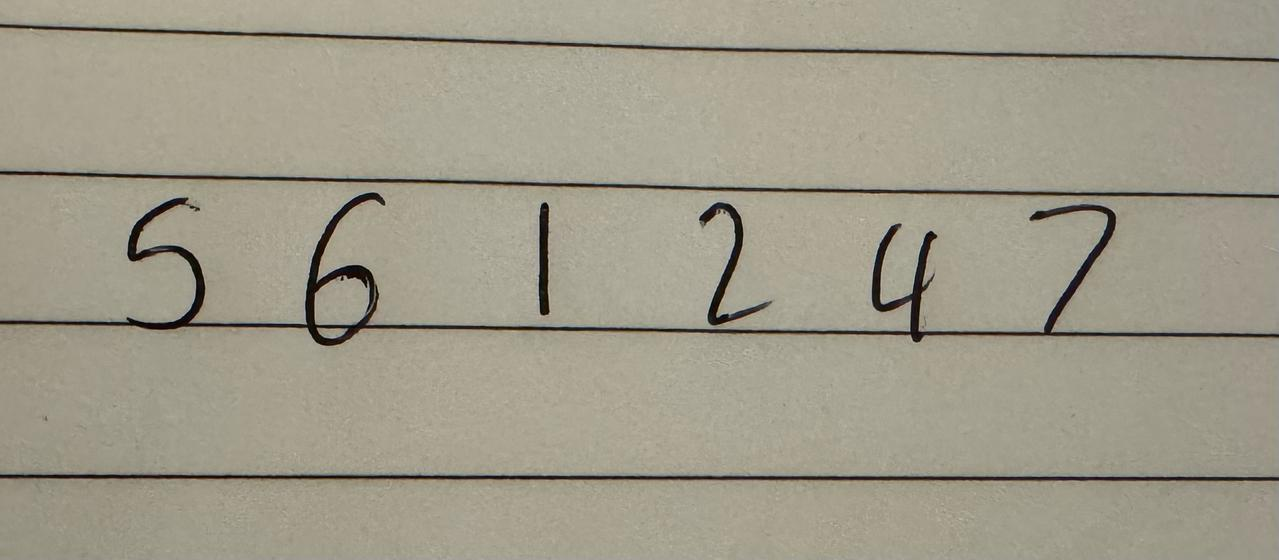
#> input picture images/digits.jpg, 1279 x 560 px
$ python -i image_processing.py   (imports and definitions only)
#> lines starting #> are read from the running program, lines starting #| are printed output that depends on the picture
#> further down, picture is the input picture: shape (560, 1279, 3); mean B, G, R 138, 154.7, 159.7
import cv2
import matplotlib.pyplot as plt
import math
import numpy as np

# [29 lines left out: functions get_image, threshold_image, not called in this run]

def remove_lines(image, kernel_size = (40, 1), show = True):

#> called with kernel_size = (40, 1), show = True
    horizontal_kernel = cv2.getStructuringElement(cv2.MORPH_RECT, kernel_size)

    detected_lines = cv2.morphologyEx(image, cv2.MORPH_OPEN, horizontal_kernel, iterations=2)
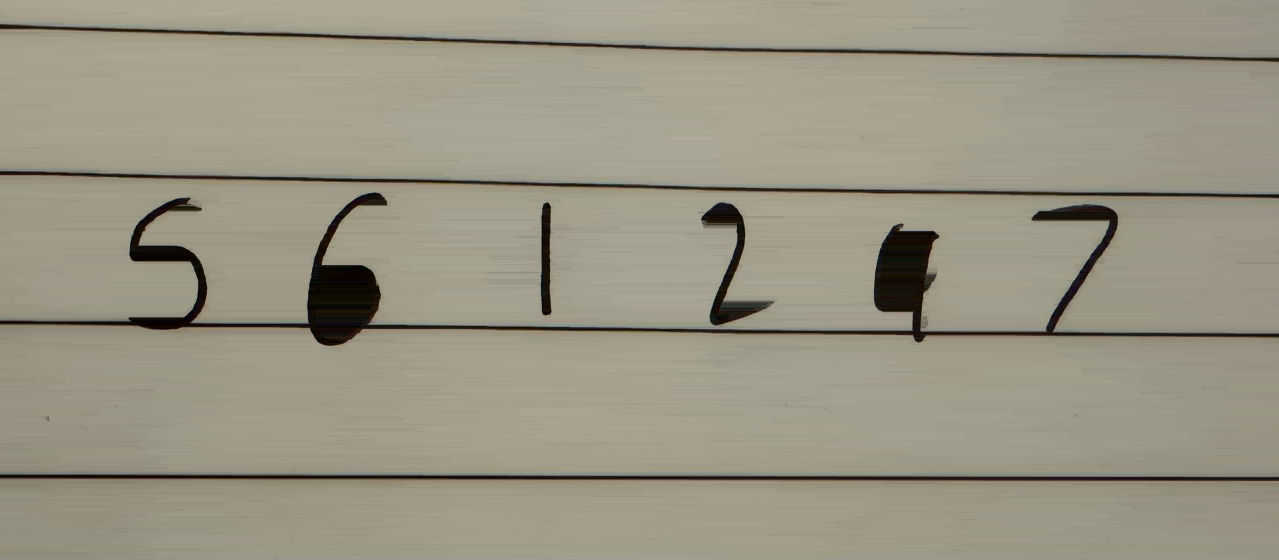
#> detected_lines: shape (560, 1279, 3); mean B, G, R 131.6, 148.4, 153.3

    line_mask = cv2.bitwise_not(detected_lines)
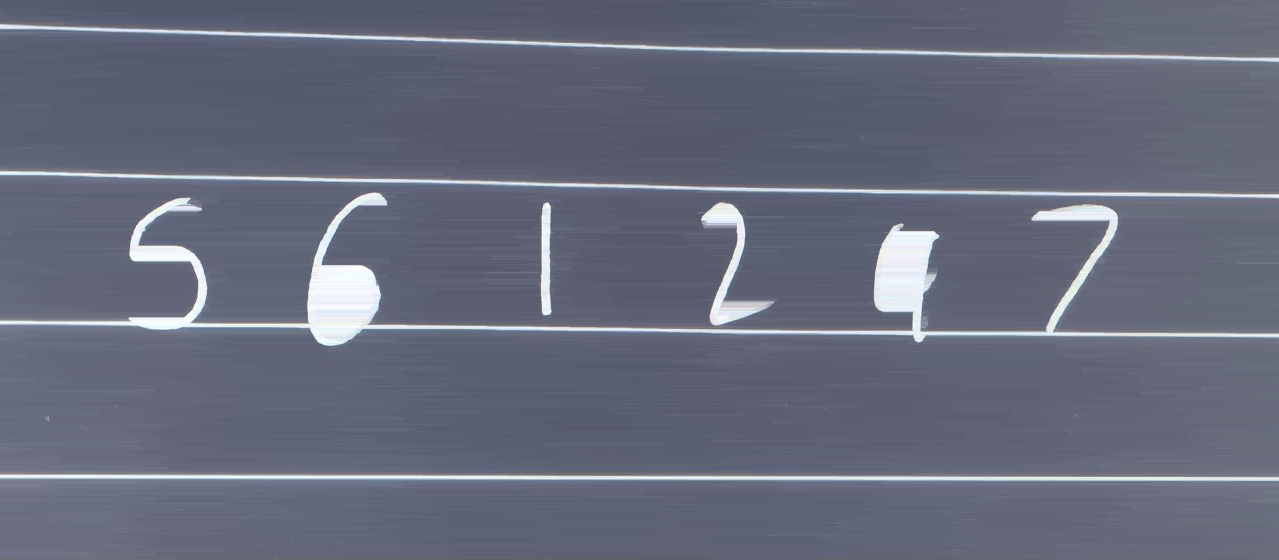
#> line_mask: shape (560, 1279, 3); mean B, G, R 123.4, 106.6, 101.7

#> (the run stopped early here; a loop or call above may not have finished)
